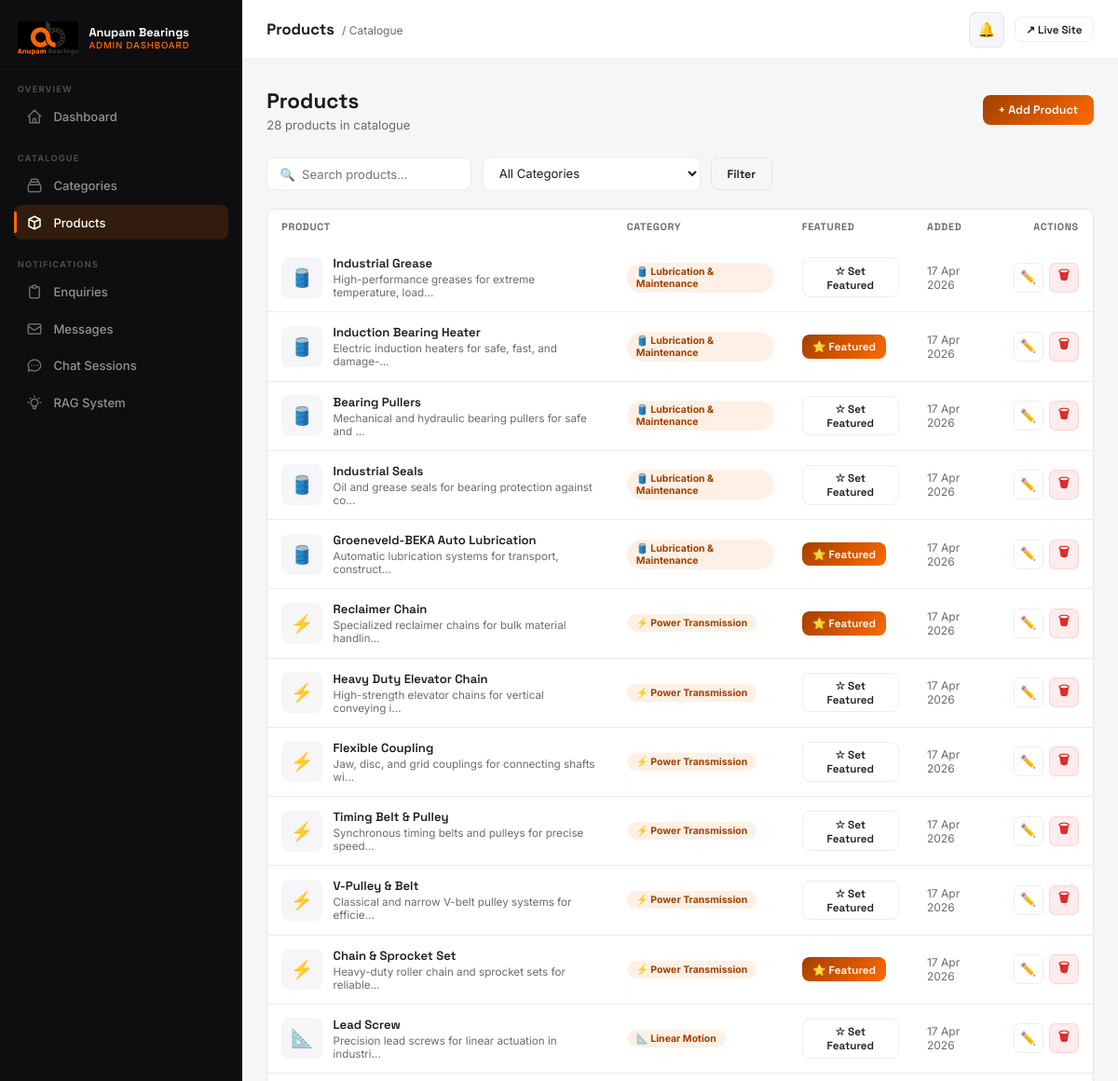
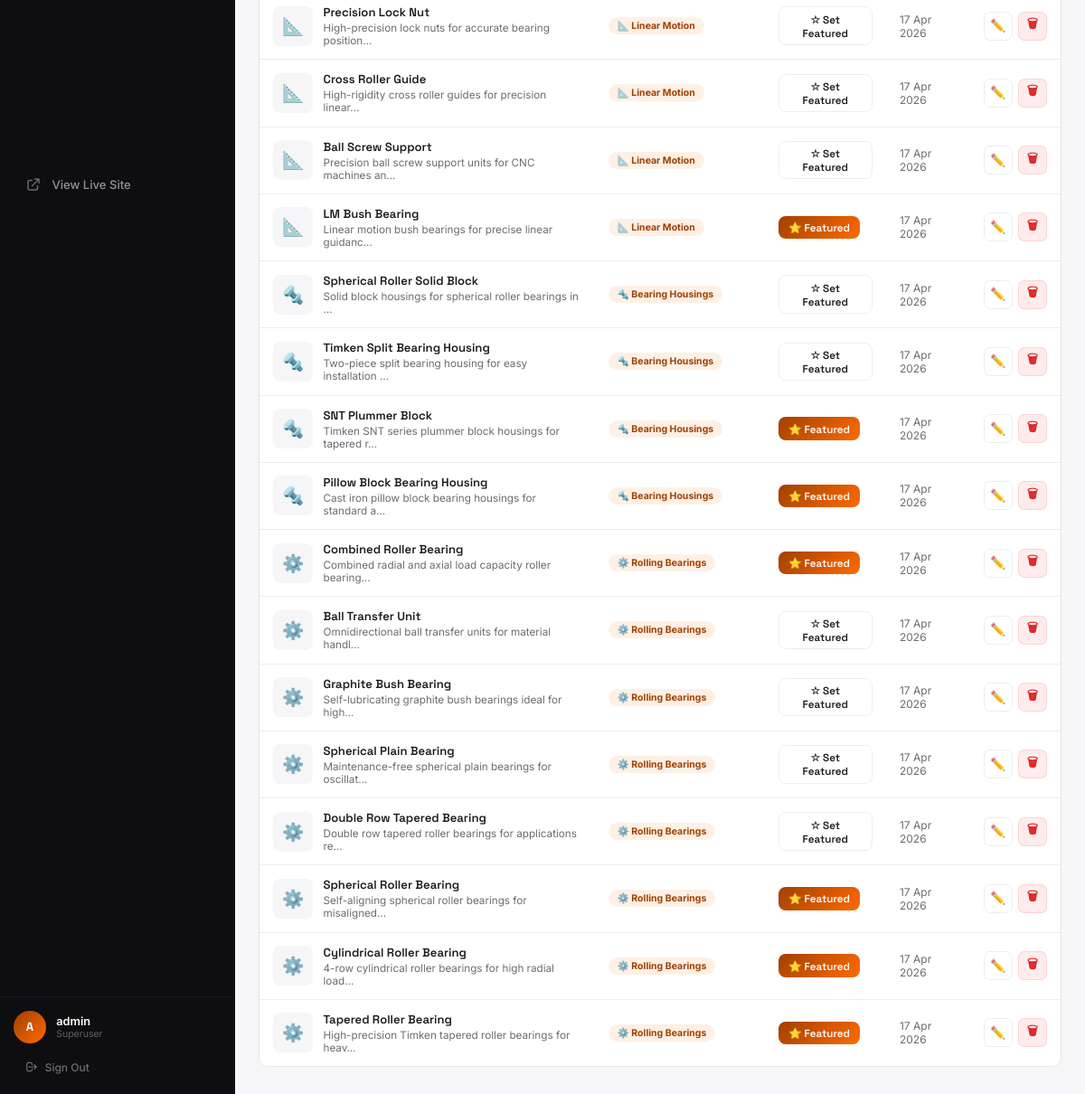
Page /dashboard/products/ (signed in) on the committed database (2 pictures, top to bottom).
### products/models.py (models this page shows, shortened)
class Product(models.Model):
    category = models.ForeignKey(Category, on_delete=models.CASCADE, related_name='products')
    name = models.CharField(max_length=200)
    slug = models.SlugField(unique=True)
    description = models.TextField(blank=True)
    specifications = models.JSONField(default=dict, blank=True)
    image = models.ImageField(upload_to='products/', blank=True, null=True)
    is_featured = models.BooleanField(default=False)
    created_at = models.DateTimeField(auto_now_add=True)

class Category(models.Model):
    name = models.CharField(max_length=200)
    slug = models.SlugField(unique=True)
    description = models.TextField(blank=True)
    icon = models.CharField(max_length=100, blank=True, help_text="Icon class or emoji")
    image = models.ImageField(upload_to='categories/', blank=True, null=True)
    order = models.IntegerField(default=0)
    class Meta:
        verbose_name_plural = 'Categories'
        ordering = ['order', 'name']

### dashboard/views.py (the view)
# urls.py: path('products/',              views.product_list,            name='products'),
@login_required(login_url='/dashboard/login/')
@staff_required
def product_list(request):
    q = request.GET.get('q', '')
    cat_filter = request.GET.get('category', '')
    products = Product.objects.select_related('category').order_by('-created_at')
    if q:
        products = products.filter(Q(name__icontains=q) | Q(description__icontains=q))
    if cat_filter:
        products = products.filter(category__slug=cat_filter)
    categories = Category.objects.all()
    return render(request, 'dashboard/products.html', {
        'products': products,
        'categories': categories,
        'q': q,
        'cat_filter': cat_filter,
    })

### templates/dashboard/products.html (shortened to what this page needs)
{% extends "dashboard/base.html" %}
{% block page_title %}Products{% endblock %}
{% block breadcrumb %}<span class="topbar-breadcrumb">/ Catalogue</span>{% endblock %}
{% block nav_prods %}active{% endblock %}
{% block content %}
<div class="page-header">
  <div class="page-header-left">
    <h1>Products</h1>
    <p>{{ products|length }} product{{ products|length|pluralize }} in catalogue</p>
  </div>
  <a href="{% url 'dashboard:product_add' %}" class="btn btn-primary">+ Add Product</a>
</div>
<form method="GET" class="filter-bar">
  <input class="filter-input" type="text" name="q" value="{{ q }}" placeholder="🔍  Search products…"/>
  <select class="filter-input" name="category" style="min-width:180px;" onchange="this.form.submit()">
    <option value="">All Categories</option>
  </select>
  <button type="submit" class="btn btn-ghost">Filter</button>
</form>
<div class="table-wrap">
  <table>
    <thead>
      <tr>
        <th>Product</th>
        <th>Category</th>
        <th>Featured</th>
        <th>Added</th>
        <th style="text-align:right;">Actions</th>
      </tr>
    </thead>
    <tbody>
      {% for product in products %}
      <tr id="prod-row-{{ product.pk }}">
        <td>
          <div class="prod-td">
            <div class="prod-thumb">
              {% if product.image %}<img src="{{ product.image.url }}" alt="{{ product.name }}"/>
              {% else %}{{ product.category.icon }}{% endif %}
            </div>
            <div>
              <div class="td-name">{{ product.name }}</div>
              <div class="td-sub">{{ product.description|truncatechars:55 }}</div>
            </div>
          </div>
        </td>
        <td>
          <span class="pill" style="background:rgba(255,106,0,0.1);color:var(--orange-dk);">
            {{ product.category.icon }} {{ product.category.name }}
          </span>
        </td>
        <td>
          <button
            onclick="toggleFeatured({{ product.pk }}, this)"
            class="btn btn-sm {% if product.is_featured %}btn-primary{% else %}btn-ghost{% endif %}"
            data-featured="{{ product.is_featured|lower }}"
            title="Toggle featured"
          >
            {% if product.is_featured %}⭐ Featured{% else %}☆ Set Featured{% endif %}
          </button>
        </td>
        <td style="color:var(--muted);font-size:0.8rem;">{{ product.created_at|date:"d M Y" }}</td>
        <td style="text-align:right;">
          <div style="display:flex;align-items:center;justify-content:flex-end;gap:0.4rem;">
            <a href="{% url 'dashboard:product_edit' product.pk %}" class="btn btn-ghost btn-sm btn-icon" title="Edit">✏️</a>
            <button
              class="btn btn-danger btn-sm btn-icon"
              title="Delete"
              onclick="confirmDelete('{% url 'dashboard:product_delete' product.pk %}', '{{ product.name|escapejs }}', () => document.getElementById('prod-row-{{ product.pk }}').remove())"
            >🗑</button>
          </div>
        </td>
      </tr>
      {% empty %}
      <tr><td colspan="5"><div class="empty-state"><div class="empty-state-icon">📦</div><h3>No products found</h3><p>Try adjusting your search, or <a href="{% url 'dashboard:product_add' %}">add a product</a>.</p></div></td></tr>
      {% endfor %}
    </tbody>
  </table>
</div>
{% endblock %}

### templates/dashboard/base.html (shortened to what this page needs)
{% load static %}
<!DOCTYPE html>
<html lang="en">
<head>
</head>
<body>
<aside class="sidebar" id="sidebar">
  <div class="sidebar-logo">
    <img src="{% static 'images/logo.png' %}" alt="Anupam Bearings"/>
    <div>
      <div class="sidebar-logo-text">Anupam Bearings</div>
      <div class="sidebar-logo-sub">Admin Dashboard</div>
    </div>
  </div>
  <div class="sidebar-section">
    <div class="sidebar-section-label">Overview</div>
    <a href="{% url 'dashboard:home' %}" class="nav-item {% block nav_home %}{% endblock %}">
      <svg class="nav-icon" fill="none" stroke="currentColor" viewBox="0 0 24 24"><path stroke-linecap="round" stroke-linejoin="round" stroke-width="2" d="M3 12l2-2m0 0l7-7 7 7M5 10v10a1 1 0 001 1h3m10-11l2 2m-2-2v10a1 1 0 01-1 1h-3m-6 0a1 1 0 001-1v-4a1 1 0 011-1h2a1 1 0 011 1v4a1 1 0 001 1m-6 0h6"/></svg>
      Dashboard
    </a>
  </div>
  <div class="sidebar-section">
    <div class="sidebar-section-label">Catalogue</div>
    <a href="{% url 'dashboard:categories' %}" class="nav-item {% block nav_cats %}{% endblock %}">
      <svg class="nav-icon" fill="none" stroke="currentColor" viewBox="0 0 24 24"><path stroke-linecap="round" stroke-linejoin="round" stroke-width="2" d="M19 11H5m14 0a2 2 0 012 2v6a2 2 0 01-2 2H5a2 2 0 01-2-2v-6a2 2 0 012-2m14 0V9a2 2 0 00-2-2M5 11V9a2 2 0 012-2m0 0V5a2 2 0 012-2h6a2 2 0 012 2v2M7 7h10"/></svg>
      Categories
    </a>
    <a href="{% url 'dashboard:products' %}" class="nav-item {% block nav_prods %}{% endblock %}">
      <svg class="nav-icon" fill="none" stroke="currentColor" viewBox="0 0 24 24"><path stroke-linecap="round" stroke-linejoin="round" stroke-width="2" d="M20 7l-8-4-8 4m16 0l-8 4m8-4v10l-8 4m0-10L4 7m8 4v10M4 7v10l8 4"/></svg>
      Products
    </a>
  </div>
  <div class="sidebar-section">
    <div class="sidebar-section-label">Notifications</div>
    <a href="{% url 'dashboard:enquiries' %}" class="nav-item {% block nav_enq %}{% endblock %}">
      <svg class="nav-icon" fill="none" stroke="currentColor" viewBox="0 0 24 24"><path stroke-linecap="round" stroke-linejoin="round" stroke-width="2" d="M9 5H7a2 2 0 00-2 2v12a2 2 0 002 2h10a2 2 0 002-2V7a2 2 0 00-2-2h-2M9 5a2 2 0 002 2h2a2 2 0 002-2M9 5a2 2 0 012-2h2a2 2 0 012 2"/></svg>
      Enquiries
    </a>
    <a href="{% url 'dashboard:messages' %}" class="nav-item {% block nav_msgs %}{% endblock %}">
      <svg class="nav-icon" fill="none" stroke="currentColor" viewBox="0 0 24 24"><path stroke-linecap="round" stroke-linejoin="round" stroke-width="2" d="M3 8l7.89 5.26a2 2 0 002.22 0L21 8M5 19h14a2 2 0 002-2V7a2 2 0 00-2-2H5a2 2 0 00-2 2v10a2 2 0 002 2z"/></svg>
      Messages
    </a>
    <a href="{% url 'dashboard:chats' %}" class="nav-item {% block nav_chats %}{% endblock %}">
      <svg class="nav-icon" fill="none" stroke="currentColor" viewBox="0 0 24 24"><path stroke-linecap="round" stroke-linejoin="round" stroke-width="2" d="M8 12h.01M12 12h.01M16 12h.01M21 12c0 4.418-4.03 8-9 8a9.863 9.863 0 01-4.255-.949L3 20l1.395-3.72C3.512 15.042 3 13.574 3 12c0-4.418 4.03-8 9-8s9 3.582 9 8z"/></svg>
      Chat Sessions
    </a>
    <a href="{% url 'dashboard:rag_status' %}" class="nav-item {% block nav_rag %}{% endblock %}">
      RAG System
    </a>
  </div>
  <div class="sidebar-section" style="margin-top:auto;">
    <a href="/" target="_blank" class="nav-item">
      <svg class="nav-icon" fill="none" stroke="currentColor" viewBox="0 0 24 24"><path stroke-linecap="round" stroke-linejoin="round" stroke-width="2" d="M10 6H6a2 2 0 00-2 2v10a2 2 0 002 2h10a2 2 0 002-2v-4M14 4h6m0 0v6m0-6L10 14"/></svg>
      View Live Site
    </a>
  </div>
  <div class="sidebar-footer">
    <div class="sidebar-user">
      <div class="sidebar-avatar">{{ request.user.username|first|upper }}</div>
      <div>
        <div class="sidebar-user-name">{{ request.user.get_full_name|default:request.user.username }}</div>
        <div class="sidebar-user-role">{% if request.user.is_superuser %}Superuser{% else %}Staff{% endif %}</div>
      </div>
    </div>
    <a href="{% url 'dashboard:logout' %}" class="sidebar-logout">
      <svg style="width:14px;height:14px;" fill="none" stroke="currentColor" viewBox="0 0 24 24"><path stroke-linecap="round" stroke-linejoin="round" stroke-width="2" d="M17 16l4-4m0 0l-4-4m4 4H7m6 4v1a3 3 0 01-3 3H6a3 3 0 01-3-3V7a3 3 0 013-3h4a3 3 0 013 3v1"/></svg>
      Sign Out
    </a>
  </div>
</aside>
<div class="main">
  <header class="topbar">
    <div>
      <span class="topbar-title">{% block page_title %}Dashboard{% endblock %}</span>
      {% block breadcrumb %}<span class="topbar-breadcrumb"></span>{% endblock %}
    </div>
    <div class="topbar-right">
      <div style="position:relative;" id="notif-wrapper">
        <div class="topbar-notif" onclick="toggleNotifPanel()" title="Notifications">
          🔔
        </div>
      </div>
      <a href="/" target="_blank" class="btn btn-ghost btn-sm">↗ Live Site</a>
    </div>
  </header>
  <div class="page-content">
    {% block content %}{% endblock %}
  </div>
</div>
</body>
</html>

### rows in the picture
Product: category.icon "🛢️", name "Industrial Grease", description "High-performance greases for extreme temperature, load…", category.name "Lubrication & Maintenance", is_featured "☆ Set Featured", created_at "17 Apr 2026"
Product: category.icon "🛢️", name "Induction Bearing Heater", description "Electric induction heaters for safe, fast, and damage-…", category.name "Lubrication & Maintenance", is_featured "⭐ Featured", created_at "17 Apr 2026"
Product: category.icon "🛢️", name "Bearing Pullers", description "Mechanical and hydraulic bearing pullers for safe and …", category.name "Lubrication & Maintenance", is_featured "☆ Set Featured", created_at "17 Apr 2026"
Product: category.icon "🛢️", name "Industrial Seals", description "Oil and grease seals for bearing protection against co…", category.name "Lubrication & Maintenance", is_featured "☆ Set Featured", created_at "17 Apr 2026"
Product: category.icon "🛢️", name "Groeneveld-BEKA Auto Lubrication", description "Automatic lubrication systems for transport, construct…", category.name "Lubrication & Maintenance", is_featured "⭐ Featured", created_at "17 Apr 2026"
Product: category.icon "⚡", name "Reclaimer Chain", description "Specialized reclaimer chains for bulk material handlin…", category.name "Power Transmission", is_featured "⭐ Featured", created_at "17 Apr 2026"
Product: category.icon "⚡", name "Heavy Duty Elevator Chain", description "High-strength elevator chains for vertical conveying i…", category.name "Power Transmission", is_featured "☆ Set Featured", created_at "17 Apr 2026"
Product: category.icon "⚡", name "Flexible Coupling", description "Jaw, disc, and grid couplings for connecting shafts wi…", category.name "Power Transmission", is_featured "☆ Set Featured", created_at "17 Apr 2026"
Product: category.icon "⚡", name "Timing Belt & Pulley", description "Synchronous timing belts and pulleys for precise speed…", category.name "Power Transmission", is_featured "☆ Set Featured", created_at "17 Apr 2026"
Product: category.icon "⚡", name "V-Pulley & Belt", description "Classical and narrow V-belt pulley systems for efficie…", category.name "Power Transmission", is_featured "☆ Set Featured", created_at "17 Apr 2026"
Product: category.icon "⚡", name "Chain & Sprocket Set", description "Heavy-duty roller chain and sprocket sets for reliable…", category.name "Power Transmission", is_featured "⭐ Featured", created_at "17 Apr 2026"
Product: category.icon "📐", name "Lead Screw", description "Precision lead screws for linear actuation in industri…", category.name "Linear Motion", is_featured "☆ Set Featured", created_at "17 Apr 2026"
Product: category.icon "📐", name "Precision Lock Nut", description "High-precision lock nuts for accurate bearing position…", category.name "Linear Motion", is_featured "☆ Set Featured", created_at "17 Apr 2026"
Product: category.icon "📐", name "Cross Roller Guide", description "High-rigidity cross roller guides for precision linear…", category.name "Linear Motion", is_featured "☆ Set Featured", created_at "17 Apr 2026"
Product: category.icon "📐", name "Ball Screw Support", description "Precision ball screw support units for CNC machines an…", category.name "Linear Motion", is_featured "☆ Set Featured", created_at "17 Apr 2026"
Product: category.icon "📐", name "LM Bush Bearing", description "Linear motion bush bearings for precise linear guidanc…", category.name "Linear Motion", is_featured "⭐ Featured", created_at "17 Apr 2026"
Product: category.icon "🔩", name "Spherical Roller Solid Block", description "Solid block housings for spherical roller bearings in …", category.name "Bearing Housings", is_featured "☆ Set Featured", created_at "17 Apr 2026"
Product: category.icon "🔩", name "Timken Split Bearing Housing", description "Two-piece split bearing housing for easy installation …", category.name "Bearing Housings", is_featured "☆ Set Featured", created_at "17 Apr 2026"
Product: category.icon "🔩", name "SNT Plummer Block", description "Timken SNT series plummer block housings for tapered r…", category.name "Bearing Housings", is_featured "⭐ Featured", created_at "17 Apr 2026"
Product: category.icon "🔩", name "Pillow Block Bearing Housing", description "Cast iron pillow block bearing housings for standard a…", category.name "Bearing Housings", is_featured "⭐ Featured", created_at "17 Apr 2026"
Product: category.icon "⚙️", name "Combined Roller Bearing", description "Combined radial and axial load capacity roller bearing…", category.name "Rolling Bearings", is_featured "⭐ Featured", created_at "17 Apr 2026"
Product: category.icon "⚙️", name "Ball Transfer Unit", description "Omnidirectional ball transfer units for material handl…", category.name "Rolling Bearings", is_featured "☆ Set Featured", created_at "17 Apr 2026"
Product: category.icon "⚙️", name "Graphite Bush Bearing", description "Self-lubricating graphite bush bearings ideal for high…", category.name "Rolling Bearings", is_featured "☆ Set Featured", created_at "17 Apr 2026"
Product: category.icon "⚙️", name "Spherical Plain Bearing", description "Maintenance-free spherical plain bearings for oscillat…", category.name "Rolling Bearings", is_featured "☆ Set Featured", created_at "17 Apr 2026"
Product: category.icon "⚙️", name "Double Row Tapered Bearing", description "Double row tapered roller bearings for applications re…", category.name "Rolling Bearings", is_featured "☆ Set Featured", created_at "17 Apr 2026"
Product: category.icon "⚙️", name "Spherical Roller Bearing", description "Self-aligning spherical roller bearings for misaligned…", category.name "Rolling Bearings", is_featured "⭐ Featured", created_at "17 Apr 2026"
Product: category.icon "⚙️", name "Cylindrical Roller Bearing", description "4-row cylindrical roller bearings for high radial load…", category.name "Rolling Bearings", is_featured "⭐ Featured", created_at "17 Apr 2026"
Product: category.icon "⚙️", name "Tapered Roller Bearing", description "High-precision Timken tapered roller bearings for heav…", category.name "Rolling Bearings", is_featured "⭐ Featured", created_at "17 Apr 2026"

### other values in the picture
{{ request.user.username|first|upper }} "A"
{{ request.user.get_full_name|default:request.user.username }} "admin"
{{ products|length }} "28"
